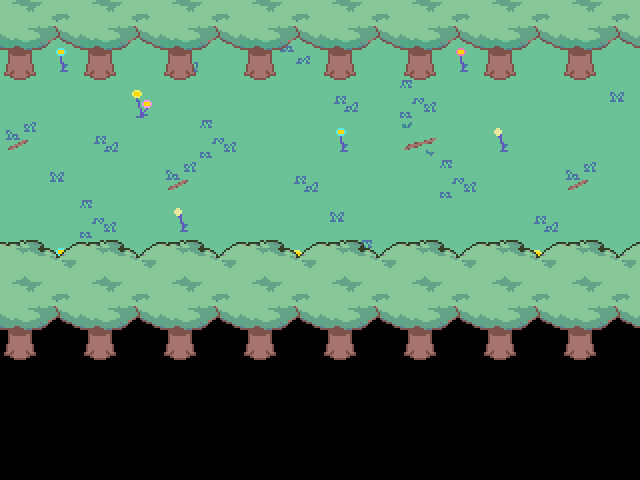

Rendered tile map (Tiled .tmx) drawn with the repository's tilesets; below, a short description and the full map source, tile grids included:
An orthogonal 16x12 tile map with 40x40 px tiles, 3 tile layers (Tile Layer 1, Tile Layer 2, Tile Layer 3) and 11 objects (2x transition, 2x script, npc, shine, for3, ...).

<map version="1.9" tiledversion="1.9.2" orientation="orthogonal" renderorder="right-down" width="16" height="12" tilewidth="40" tileheight="40" infinite="0" nextlayerid="7" nextobjectid="13">
 <editorsettings>
  <export target="../forest_4.lua" format="lua" />
 </editorsettings>
 <properties>
  <property name="music" value="forest" />
 </properties>
 <tileset firstgid="1" source="../../tilesets/woods.tsx" />
 <layer id="1" name="Tile Layer 1" width="16" height="12">
  <data encoding="csv">
56,56,56,56,56,56,56,56,56,56,56,56,56,56,56,56,
56,3,56,56,41,56,45,47,56,56,56,45,56,56,56,56,
56,56,56,2,56,56,56,56,41,56,39,56,56,56,56,40,
11,56,41,56,56,39,56,56,3,56,10,56,38,56,56,56,
56,40,56,56,11,56,56,41,56,56,56,39,56,56,11,56,
56,56,39,56,38,56,56,56,40,56,56,56,56,41,56,56,
56,3,56,56,56,56,56,2,56,39,56,56,56,2,56,56,
0,0,0,0,0,0,0,0,0,0,0,0,0,0,0,0,
0,0,0,0,0,0,0,0,0,0,0,0,0,0,0,0,
0,0,0,0,0,0,0,0,0,0,0,0,0,0,0,0,
0,0,0,0,0,0,0,0,0,0,0,0,0,0,0,0,
0,0,0,0,0,0,0,0,0,0,0,0,0,0,0,0
</data>
 </layer>
 <layer id="2" name="Tile Layer 2" width="16" height="12">
  <data encoding="csv">
145,146,145,146,145,146,145,146,145,146,145,146,145,146,145,146,
156,157,156,157,156,157,156,157,156,157,156,157,156,157,156,157,
0,0,0,0,0,0,0,0,0,0,0,0,0,0,0,0,
0,0,0,0,0,0,0,0,0,0,0,0,0,0,0,0,
0,0,0,0,0,0,0,0,0,0,0,0,0,0,0,0,
0,0,0,0,0,0,0,0,0,0,0,0,0,0,0,0,
134,135,134,135,134,135,134,135,134,135,134,135,134,135,134,135,
145,146,145,146,145,146,145,146,145,146,145,146,145,146,145,146,
156,157,156,157,156,157,156,157,156,157,156,157,156,157,156,157,
0,0,0,0,0,0,0,0,0,0,0,0,0,0,0,0,
0,0,0,0,0,0,0,0,0,0,0,0,0,0,0,0,
0,0,0,0,0,0,0,0,0,0,0,0,0,0,0,0
</data>
 </layer>
 <objectgroup id="4" name="collision">
  <object id="1" x="0" y="0" width="640" height="40" />
  <object id="2" x="0" y="280" width="640" height="200" />
 </objectgroup>
 <objectgroup id="5" name="objects">
  <object id="5" name="transition" x="0" y="40" width="20" height="240">
   <properties>
    <property name="map" value="forest_3" />
    <property name="marker" value="for4" />
   </properties>
  </object>
  <object id="6" name="script" x="280" y="40" height="240">
   <properties>
    <property name="cutscene" value="forest.meet_up1" />
   </properties>
  </object>
  <object id="7" name="npc" x="440" y="160">
   <properties>
    <property name="actor" value="stacy" />
    <property name="facing" value="right" />
    <property name="flagcheck" value="!Stacy1" />
   </properties>
   <point />
  </object>
  <object id="8" name="transition" x="625" y="40" width="20" height="240">
   <properties>
    <property name="map" value="forest_5" />
    <property name="marker" value="for4" />
   </properties>
  </object>
  <object id="10" name="script" x="360" y="40" height="240">
   <properties>
    <property name="cutscene" value="secret.pocketwatch" />
    <property name="once" type="bool" value="false" />
   </properties>
  </object>
  <object id="11" name="shine" x="200" y="160">
   <properties>
    <property name="cond" value="secret_flowers and not secret_shine" />
   </properties>
   <point />
  </object>
 </objectgroup>
 <objectgroup id="6" name="markers">
  <object id="3" name="for3" x="40" y="160">
   <point />
  </object>
  <object id="9" name="for5" x="600" y="160">
   <point />
  </object>
  <object id="12" name="alexa_goto" x="240" y="160">
   <point />
  </object>
 </objectgroup>
 <layer id="3" name="Tile Layer 3" width="16" height="12">
  <data encoding="csv">
145,146,145,146,145,146,145,146,145,146,145,146,145,146,145,146,
114,157,114,157,114,157,114,157,114,157,114,157,114,157,114,157,
0,0,0,0,0,0,0,0,0,0,0,0,0,0,0,0,
0,0,0,0,0,0,0,0,0,0,0,0,0,0,0,0,
0,0,0,0,0,0,0,0,0,0,0,0,0,0,0,0,
0,0,0,0,0,0,0,0,0,0,0,0,0,0,0,0,
134,135,134,135,134,135,134,135,134,135,134,135,134,135,134,135,
0,0,0,0,0,0,0,0,0,0,0,0,0,0,0,0,
0,0,0,0,0,0,0,0,0,0,0,0,0,0,0,0,
0,0,0,0,0,0,0,0,0,0,0,0,0,0,0,0,
0,0,0,0,0,0,0,0,0,0,0,0,0,0,0,0,
0,0,0,0,0,0,0,0,0,0,0,0,0,0,0,0
</data>
 </layer>
</map>
